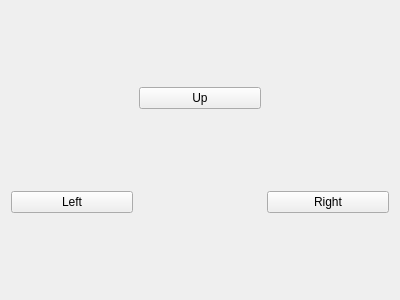
<?xml version="1.0" encoding="UTF-8"?>
<ui version="4.0">
 <class>QtESSClient</class>
 <widget class="QWidget" name="QtESSClient">
  <property name="geometry">
   <rect>
    <x>0</x>
    <y>0</y>
    <width>400</width>
    <height>300</height>
   </rect>
  </property>
  <property name="windowTitle">
   <string>QtESSClient</string>
  </property>
  <layout class="QGridLayout" name="gridLayout">
   <item row="1" column="0">
    <widget class="QPushButton" name="leftButton">
     <property name="text">
      <string>Left</string>
     </property>
    </widget>
   </item>
   <item row="1" column="2">
    <widget class="QPushButton" name="rightButton">
     <property name="text">
      <string>Right</string>
     </property>
     <property name="flat">
      <bool>false</bool>
     </property>
    </widget>
   </item>
   <item row="0" column="1">
    <widget class="QPushButton" name="upButton">
     <property name="text">
      <string>Up</string>
     </property>
    </widget>
   </item>
  </layout>
 </widget>
 <layoutdefault spacing="6" margin="11"/>
 <resources/>
 <connections/>
</ui>
